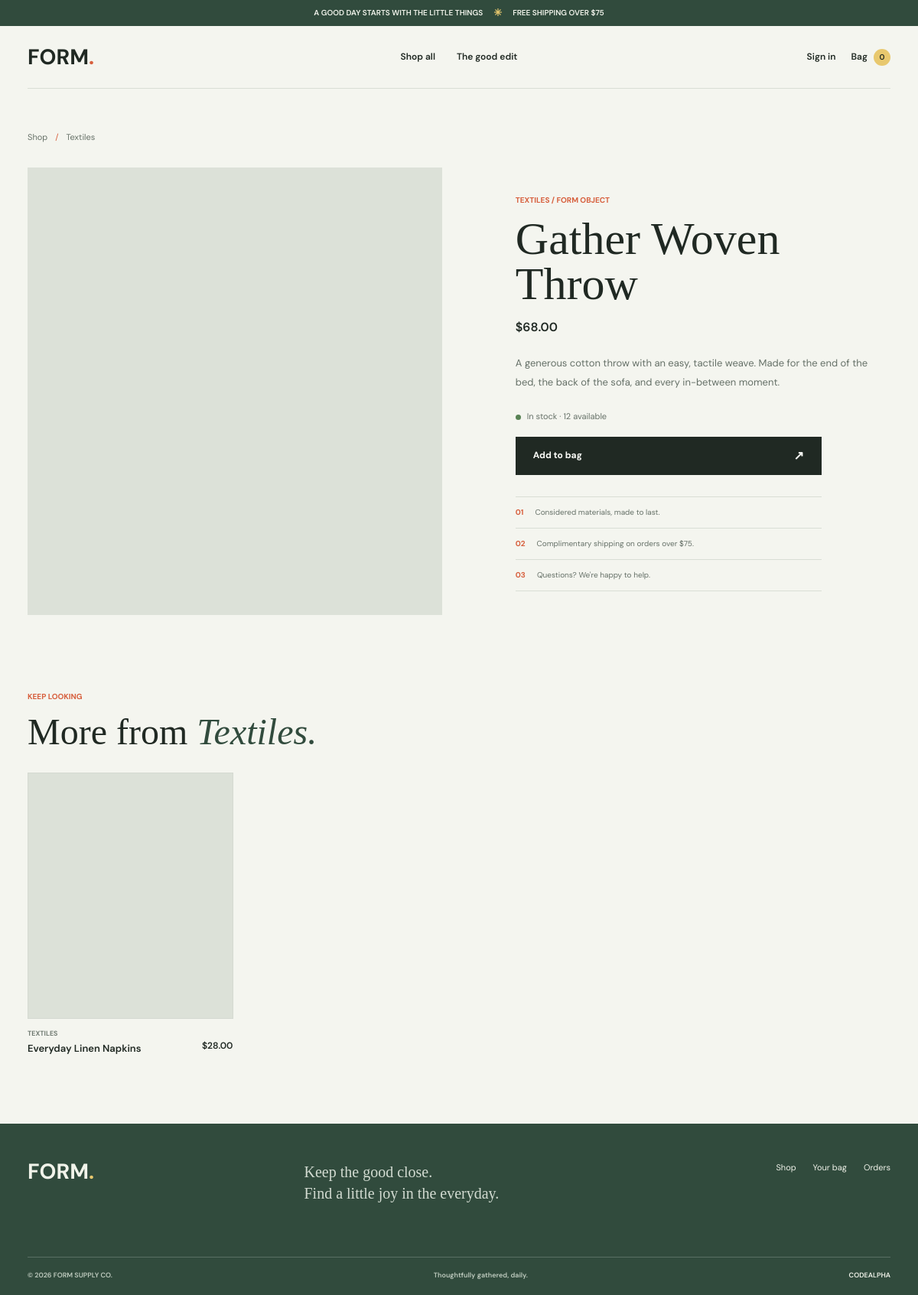
The page /products/gather-woven-throw/ on the database its author committed.
### shop/models.py (models this page shows, shortened)
class Product(models.Model):
    name = models.CharField(max_length=140)
    slug = models.SlugField(unique=True)
    category = models.CharField(max_length=60)
    description = models.TextField()
    price = models.DecimalField(max_digits=9, decimal_places=2)
    image_url = models.URLField(blank=True)
    stock = models.PositiveIntegerField(default=0)
    featured = models.BooleanField(default=False)
    created_at = models.DateTimeField(auto_now_add=True)
    class Meta:
        ordering = ["-featured", "name"]
    def get_absolute_url(self):
        return reverse("product_detail", args=[self.slug])

### shop/views.py (the view)
# urls.py: path("products/<slug:slug>/", views.product_detail, name="product_detail"),
def product_detail(request, slug):
    product = get_object_or_404(Product, slug=slug)
    related_products = Product.objects.filter(category=product.category).exclude(pk=product.pk)[:3]
    return render(request, "shop/product_detail.html", {
        "product": product,
        "related_products": related_products,
    })

### shop/context_processors.py (called while the page is built)
def cart_summary(request):
    cart = request.session.get("cart", {})
    return {"cart_count": sum(cart.values())}

### shop/templates/shop/product_detail.html (shortened to what this page needs)
{% extends "shop/base.html" %}
{% block content %}
<main class="wrap inner-page">
    <nav class="breadcrumbs" aria-label="Breadcrumb"><a href="{% url 'home' %}">Shop</a><span>/</span><span>{{ product.category }}</span></nav>
    <section class="detail-layout">
        <div class="detail-photo"><img src="{{ product.image_url }}" alt="{{ product.name }}"></div>
        <div class="detail-copy"><p class="eyebrow">{{ product.category }} / FORM OBJECT</p><h1>{{ product.name }}</h1><p class="detail-price">${{ product.price }}</p><div class="detail-description">{{ product.description|linebreaks }}</div>
            <p class="availability">{% if product.stock > 0 %}<span class="availability-dot"></span> In stock · {{ product.stock }} available{% else %}<span class="availability-dot unavailable"></span> Currently unavailable{% endif %}</p>
            <form method="post" action="{% url 'add_to_cart' product.pk %}"><button class="button button-dark detail-add" type="submit" >Add to bag <span>↗</span></button></form>
            <div class="detail-perks"><p><span>01</span> Considered materials, made to last.</p><p><span>02</span> Complimentary shipping on orders over $75.</p><p><span>03</span> Questions? We're happy to help.</p></div>
        </div>
    </section>
    {% if related_products %}<section class="related-products"><div class="section-heading"><div><p class="eyebrow">Keep looking</p><h2>More from <em>{{ product.category }}.</em></h2></div></div><div class="product-grid">{% for item in related_products %}<article class="product-card"><a class="product-photo" href="{{ item.get_absolute_url }}"><img src="{{ item.image_url }}" alt="{{ item.name }}" loading="lazy"></a><div class="product-info"><div><p class="product-category">{{ item.category }}</p><h3><a href="{{ item.get_absolute_url }}">{{ item.name }}</a></h3></div><p class="product-price">${{ item.price }}</p></div></article>{% endfor %}</div></section>{% endif %}
</main>
{% endblock %}

### shop/templates/shop/base.html (shortened to what this page needs)
{% load static %}
<!DOCTYPE html>
<html lang="en">
<head>
    <link rel="stylesheet" href="{% static 'shop/style.css' %}">
</head>
<body>
    <div class="announcement">A good day starts with the little things <span>✳</span> Free shipping over $75</div>
    <header class="site-header wrap">
        <a class="wordmark" href="{% url 'home' %}" aria-label="FORM home">FORM<span>.</span></a>
        <nav class="main-nav" aria-label="Main navigation">
            <a href="{% url 'home' %}#collection">Shop all</a>
            <a href="{% url 'home' %}#collection">The good edit</a>
        </nav>
        <div class="header-actions">
            {% if user.is_authenticated %}
                <a class="account-link" href="{% url 'order_history' %}">My orders</a>
                <form method="post" action="{% url 'logout' %}" class="logout-form">{% csrf_token %}<button class="account-link" type="submit">Log out</button></form>
            {% else %}
                <a class="account-link" href="{% url 'login' %}">Sign in</a>
            {% endif %}
            <a class="bag-link" href="{% url 'cart' %}">Bag <span>{{ cart_count }}</span></a>
        </div>
    </header>
    {% block content %}{% endblock %}
    <footer class="site-footer">
        <div class="footer-main wrap"><a class="wordmark footer-logo" href="{% url 'home' %}">FORM<span>.</span></a><p>Keep the good close.<br>Find a little joy in the everyday.</p><div class="footer-links"><a href="{% url 'home' %}#collection">Shop</a><a href="{% url 'cart' %}">Your bag</a><a href="{% url 'order_history' %}">Orders</a></div></div>
        <div class="footer-bottom wrap"><span>© 2026 FORM SUPPLY CO.</span><span>Thoughtfully gathered, daily.</span><a href="https://www.codealpha.tech">CODEALPHA</a></div>
    </footer>
</body>
</html>

### rows shown on the page
Product: category "Textiles", category "TEXTILES", name "Gather Woven Throw", price "68.00", description "A generous cotton throw with an easy, tactile weave. Made for the end of the bed, the back of the sofa, and every in-between moment.", stock "12"
Product: category "TEXTILES", name "Everyday Linen Napkins", price "28.00"

### other values the page prints
{{ cart_count }} "0"
